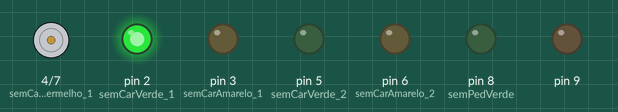
This sketch was run on a simulated Arduino Uno, built with avr-gcc and run on an emulated ATmega328P. Shown: motor-driver pin pairs drawn as motors (green arrow = first pin HIGH = forward, orange = second pin HIGH = backward, longer = more drive), output pins drawn as LEDs (lit = HIGH).

Above: at 0.1 s.
At 6.1 s:
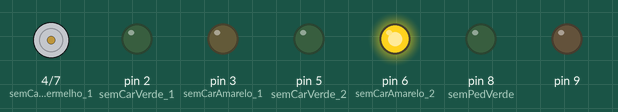
At 12.1 s:
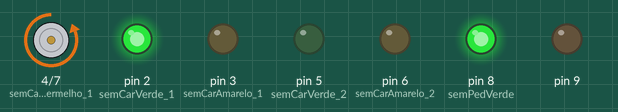
At 17.1 s:
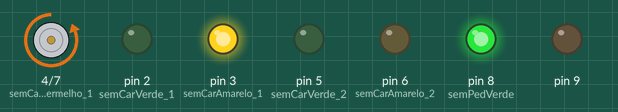
At 25.1 s:
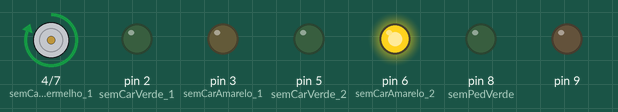
At 36.1 s:
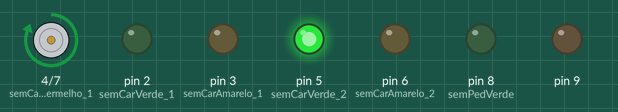
Timing chart, 0 to 37.6 s (numbered marks = the images above):
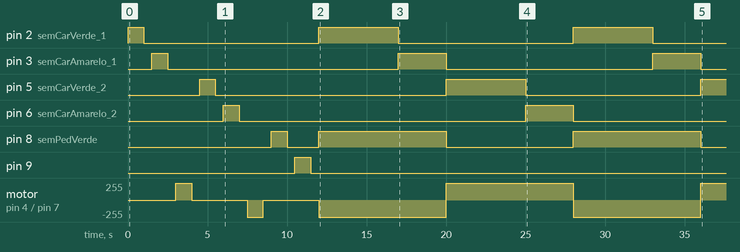

The sketch:

simple-light-trafic.ino
```cpp
//Semaforo sentido norte/sul
#define semCarVerde_1     2
#define semCarAmarelo_1   3
#define semCarVermelho_1  4

//Semaforo sentido leste/oeste
#define semCarVerde_2     5
#define semCarAmarelo_2   6
#define semCarVermelho_2  7

//Semafor pedestre
#define semPedVerde       8
#define semPedVermelho    9

void setup() {
  for(byte pin = 2; pin<10; pin++){
    pinMode(pin, OUTPUT);
    digitalWrite(pin, HIGH);
    delay(1000);
    digitalWrite(pin, LOW);
    delay(500);
  }
}

void loop() {
  semCar_1("verde");
  semPed_1("vermelho");
  semCar_2("vermelho");
  delay(5000);
  semCar_1("amarelo");
  delay(3000);
  semCar_1("vermelho");
  semPed_1("verde");
  semCar_2("verde");
  delay(5000);
  semCar_2("amarelo");
  delay(3000);
}

void semCar_1(String statusSemCar_1){
  if(statusSemCar_1=="verde"){
    digitalWrite(semCarVerde_1, HIGH);
    digitalWrite(semCarAmarelo_1, LOW);
    digitalWrite(semCarVermelho_1, LOW);
  }
  else if(statusSemCar_1=="amarelo"){
    digitalWrite(semCarVerde_1, LOW);
    digitalWrite(semCarAmarelo_1, HIGH);
    digitalWrite(semCarVermelho_1, LOW);
  }
  else if(statusSemCar_1=="vermelho"){
    digitalWrite(semCarVerde_1, LOW);
    digitalWrite(semCarAmarelo_1, LOW);
    digitalWrite(semCarVermelho_1, HIGH);
  }
}

void semPed_1(String statusSemPed){
  if(statusSemPed=="verde"){
    digitalWrite(semPedVerde, HIGH);
    digitalWrite(semPedVerde, LOW);
  }
  else if(statusSemPed=="vermelho"){
    digitalWrite(semPedVerde, LOW);
    digitalWrite(semPedVerde, HIGH);
  }
}

void semCar_2(String statusSemCar_2){
  if(statusSemCar_2=="verde"){
    digitalWrite(semCarVerde_2, HIGH);
    digitalWrite(semCarAmarelo_2, LOW);
    digitalWrite(semCarVermelho_2, LOW);
  }
  else if(statusSemCar_2=="amarelo"){
    digitalWrite(semCarVerde_2, LOW);
    digitalWrite(semCarAmarelo_2, HIGH);
    digitalWrite(semCarVermelho_2, LOW);
  }
  else if(statusSemCar_2=="vermelho"){
    digitalWrite(semCarVerde_2, LOW);
    digitalWrite(semCarAmarelo_2, LOW);
    digitalWrite(semCarVermelho_2, HIGH);
  }
}

/*
 * IDEIAS A IMPLEMENTAR
 * while(!digitalRead(pin)){
      Serial.println("Led " + String(pin) + " não inicializou!");
    }
 */
```

Measured:
- by itself, pin 2 (semCarVerde_1): alternates HIGH for 5.0 s and LOW for 11.0 s
- by itself, pin 3 (semCarAmarelo_1): alternates HIGH for 3.0 s and LOW for 13.8 s
- by itself, pin 5 (semCarVerde_2): HIGH → LOW at 5.5 s, → HIGH 14.5 s later, → LOW 5.0 s later, → HIGH 11.0 s later
- by itself, pin 6 (semCarAmarelo_2): HIGH → LOW at 7.0 s, → HIGH 18.0 s later, → LOW 3.0 s later
- by itself, pin 8 (semPedVerde): goes LOW 2.0 s, HIGH 8.0 s, LOW 8.0 s, HIGH 8.0 s, then LOW
- by itself, motor on pin 4 (semCarVermelho_1) / pin 7 (semCarVermelho_2): stopped → forward 255/255 at 3.0 s, → stopped 1.0 s later, → backward 255/255 3.5 s later, → stopped 1.0 s later, … (8 changes in this stretch)
